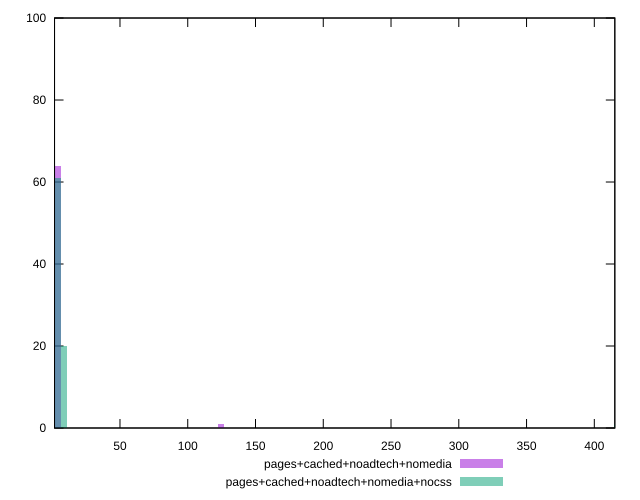

Generate this figure with gnuplot:
reset

$pagesCachedNoadtechNomedia <<EOF
124.23810444712781 1
4.437075158825993 64
0 35
EOF

$pagesCachedNoadtechNomediaNocss <<EOF
417.08506492964335 1
4.437075158825993 61
0 18
8.874150317651987 20
EOF

set key outside below
set boxwidth 4.437075158825993
set xrange [1.706:415.13599999999997]
set yrange [0:100]
set trange [0:100]
set style fill transparent solid 0.5 noborder
set terminal svg size 640, 500 enhanced background rgb 'white'
set output "report_00018_2021-02-10T15-25-16.877Z/server-response-time/comparison/histogram/3_vs_4.svg"

plot $pagesCachedNoadtechNomedia title "pages+cached+noadtech+nomedia" with boxes, \
     $pagesCachedNoadtechNomediaNocss title "pages+cached+noadtech+nomedia+nocss" with boxes

reset
